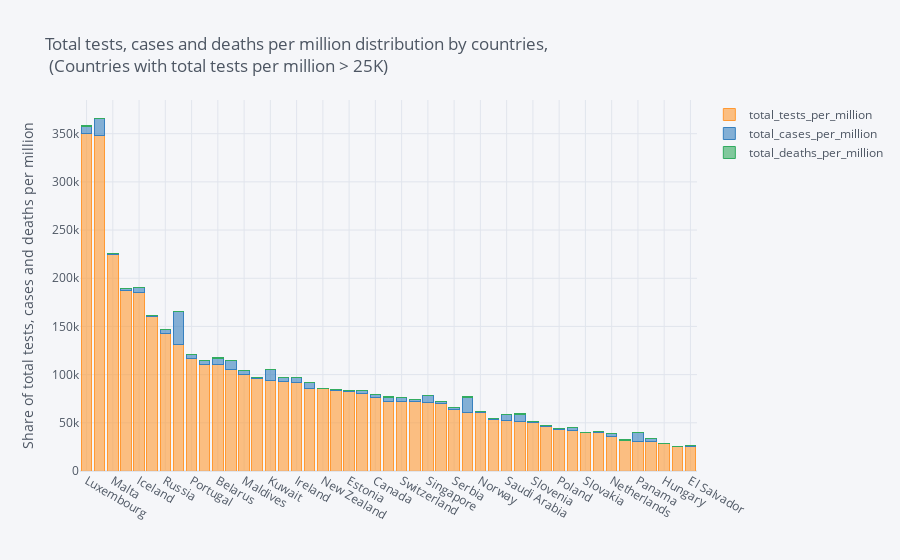

The notebook cell saved with this chart:
### Code cell
# build stacked bar to total tests, cases and deaths per million of all countries with total tests per million above 25K
values_per_million.astype(int).iplot(kind="bar", barmode="stack", yTitle='Share of total tests, cases and deaths per million',
                            title='Total tests, cases and deaths per million distribution by countries, <br> (Countries with total tests per million > 25K)')

### Figure 1 — Plotly figure (JSON) as saved in the notebook; plotly's stock layout.template omitted (floating-point values rounded to 4 significant figures)
{"data": [{"marker": {"color": "rgba(255, 153, 51, 0.6)", "line": {"color": "rgba(255, 153, 51, 1.0)", "width": 1}}, "name": "total_tests_per_million", "orientation": "v", "text": "", "type": "bar", "x": ["Luxembourg", "Bahrain", "Malta", "Denmark", "Iceland", "Lithuania", "Russia", "Qatar", "Portugal", "Israel", "Belarus", "United States", "Maldives", "Australia", "Kuwait", "Italy", "Ireland", "Belgium", "New Zealand", "Latvia", "Estonia", "Kazakhstan", "Canada", "United Kingdom", "Switzerland", "Austria", "Singapore", "Germany", "Serbia", "Chile", "Norway", "Czech Republic", "Saudi Arabia", "Sweden", "Slovenia", "Finland", "Poland", "Turkey", "Slovakia", "Romania", "Netherlands", "Greece", "Panama", "South Africa", "Hungary", "South Korea", "El Salvador"], "y": [350606, 348116, 224500, 187385, 185034, 160409, 142204, 130812, 116742, 110812, 110471, 105312, 99654, 96312, 93547, 92634, 91988, 86095, 85422, 83673, 82237, 80797, 76457, 72256, 72146, 71926, 70833, 70104, 63841, 60886, 60388, 53233, 52386, 51508, 50820, 46042, 42809, 42496, 39845, 39455, 35972, 31824, 30802, 30215, 28351, 25429, 25086]}, {"marker": {"color": "rgba(55, 128, 191, 0.6)", "line": {"color": "rgba(55, 128, 191, 1.0)", "width": 1}}, "name": "total_cases_per_million", "orientation": "v", "text": "", "type": "bar", "x": ["Luxembourg", "Bahrain", "Malta", "Denmark", "Iceland", "Lithuania", "Russia", "Qatar", "Portugal", "Israel", "Belarus", "United States", "Maldives", "Australia", "Kuwait", "Italy", "Ireland", "Belgium", "New Zealand", "Latvia", "Estonia", "Kazakhstan", "Canada", "United Kingdom", "Switzerland", "Austria", "Singapore", "Germany", "Serbia", "Chile", "Norway", "Czech Republic", "Saudi Arabia", "Sweden", "Slovenia", "Finland", "Poland", "Turkey", "Slovakia", "Romania", "Netherlands", "Greece", "Panama", "South Africa", "Hungary", "South Korea", "El Salvador"], "y": [7255, 17525, 1521, 2223, 5468, 676, 4713, 34829, 4327, 3603, 6752, 8877, 4608, 336, 11858, 3999, 5170, 5354, 245, 597, 1503, 2645, 2806, 4209, 3724, 2034, 7688, 2350, 2413, 15618, 1647, 1173, 6138, 7234, 825, 1309, 955, 2452, 323, 1519, 2953, 341, 9116, 3317, 433, 257, 1237]}, {"marker": {"color": "rgba(50, 171, 96, 0.6)", "line": {"color": "rgba(50, 171, 96, 1.0)", "width": 1}}, "name": "total_deaths_per_million", "orientation": "v", "text": "", "type": "bar", "x": ["Luxembourg", "Bahrain", "Malta", "Denmark", "Iceland", "Lithuania", "Russia", "Qatar", "Portugal", "Israel", "Belarus", "United States", "Maldives", "Australia", "Kuwait", "Italy", "Ireland", "Belgium", "New Zealand", "Latvia", "Estonia", "Kazakhstan", "Canada", "United Kingdom", "Switzerland", "Austria", "Singapore", "Germany", "Serbia", "Chile", "Norway", "Czech Republic", "Saudi Arabia", "Sweden", "Slovenia", "Finland", "Poland", "Turkey", "Slovakia", "Romania", "Netherlands", "Greece", "Panama", "South Africa", "Hungary", "South Korea", "El Salvador"], "y": [175, 57, 20, 104, 29, 29, 70, 46, 158, 39, 45, 393, 22, 4, 87, 576, 352, 843, 4, 15, 52, 14, 230, 651, 194, 78, 4, 107, 46, 333, 46, 32, 56, 537, 53, 59, 40, 62, 5, 91, 357, 18, 178, 53, 60, 5, 34]}], "layout": {"barmode": "stack", "legend": {"bgcolor": "#F5F6F9", "font": {"color": "#4D5663"}, "traceorder": "normal"}, "paper_bgcolor": "#F5F6F9", "plot_bgcolor": "#F5F6F9", "title": {"font": {"color": "#4D5663"}, "text": "Total tests, cases and deaths per million distribution by countries, <br> (Countries with total tests per million > 25K)"}, "xaxis": {"gridcolor": "#E1E5ED", "showgrid": true, "tickfont": {"color": "#4D5663"}, "title": {"font": {"color": "#4D5663"}, "text": ""}, "zerolinecolor": "#E1E5ED"}, "yaxis": {"gridcolor": "#E1E5ED", "showgrid": true, "tickfont": {"color": "#4D5663"}, "title": {"font": {"color": "#4D5663"}, "text": "Share of total tests, cases and deaths per million"}, "zerolinecolor": "#E1E5ED"}}}
